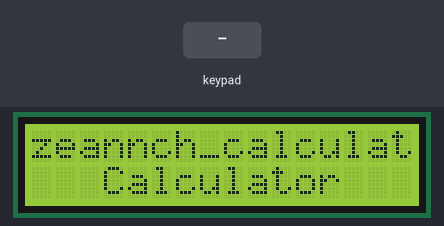
The sketch below on a simulated Arduino Uno, built with avr-gcc and run on an emulated ATmega328P. On the bench: 16×2 character LCD. The inputs (shaded band) are chosen by the test bench.

Above: at 0.6 s.
2.3 s: keypad keys 5 4 3 2 * pressed 0.4 s apart
At 2.87 s:
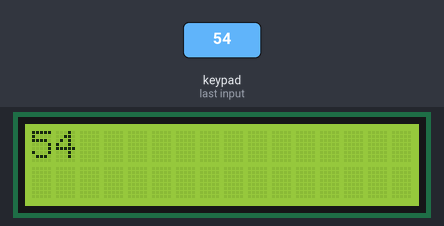
6.0 s: keypad keys 7 + 5 = pressed 0.4 s apart
At 6.12 s:
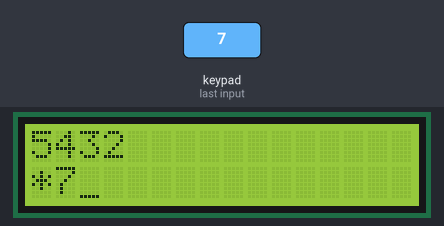
9.1 s: keypad keys 8 / 2 = pressed 0.4 s apart
At 9.62 s:
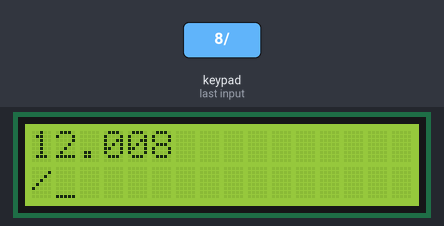
12.2 s: key '1' pressed
At 12.37 s:
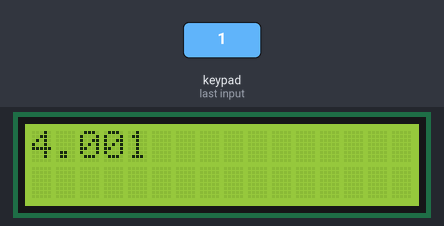
13.7 s: key '2' pressed
At 13.87 s:
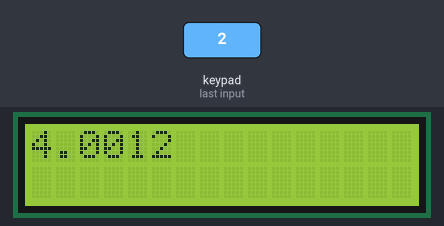

The sketch:

sketch.ino
```cpp
#include <LiquidCrystal.h>
#include <Keypad.h>
#include <Servo.h>

LiquidCrystal lcd(12, 11, 10, 9, 8, 7);

const byte KEYPAD_ROWS = 4;
const byte KEYPAD_COLS = 4;
byte rowspins[KEYPAD_ROWS] = {5, 4, 3, 2};
byte colspins[KEYPAD_COLS] = {A3, A2, A1, A0};
char keys[KEYPAD_ROWS][KEYPAD_COLS] = {
  {'1', '2', '3', '+'},
  {'4', '5', '6', '-'},
  {'7', '8', '9', '*'},  // Perkalian () tetap dipertahankan
  {'C', '0', '=', '/'}   // Titik (.) diubah menjadi 'C' (Clear)
};

Keypad keypad = Keypad(makeKeymap(keys), rowspins, colspins, KEYPAD_ROWS, KEYPAD_COLS);

String memory = "";
String current = "";
char operation = 0;

void showSplashScreen() {
  lcd.print("zeannch_calculator");
  lcd.setCursor(3, 1);
  String message = "Calculator";
  for (byte i = 0; i < message.length(); i++) {
    lcd.print(message[i]);
    delay(50);
  }
  delay(500);
}

void updateCursor() {
  if (millis() / 250 % 2 == 0) {
    lcd.cursor();
  } else {
    lcd.noCursor();
  }
}

void setup() {
  Serial.begin(115200);
  lcd.begin(16, 2);
  showSplashScreen();
  lcd.clear();
  lcd.setCursor(0, 0);
}

double calculate(char operation, double left, double right) {
  switch (operation) {
    case '+': return left + right;
    case '-': return left - right;
    case '*': return left * right;
    case '/': return (right != 0) ? left / right : 0; // Cegah pembagian dengan nol
    default: return 0;
  }
}

void processInput(char key) {
  // Handle Clear (C)
  if (key == 'C') {
    memory = "";
    current = "";
    operation = 0;
    lcd.clear();
    lcd.setCursor(0, 0);
    return;
  }

  // Handle operasi matematika
  if (key == '+' || key == '-' || key == '*' || key == '/') {
    if (current.length() > 0) {
      memory = current;
      current = "";
      operation = key;
      lcd.setCursor(0, 1);
      lcd.print(key);
      return;
    }
  }

  // Handle equals (=)
  if (key == '=') {
    if (current.length() > 0 && memory.length() > 0 && operation != 0) {
      double result = calculate(operation, memory.toDouble(), current.toDouble());
      lcd.clear();
      lcd.setCursor(0, 0);
      lcd.print(result);
      memory = String(result);
      current = "";
      operation = 0;
      return;
    }
  }

  // Handle input angka (0-9)
  if (key >= '0' && key <= '9') {
    current += key;
    lcd.print(key);
  }
}

void loop() {
  updateCursor();
  char key = keypad.getKey();
  if (key) {
    processInput(key);}
}
```

Measured:
- after the input at 2.3 s, the display: first changes at once (image 1 shows a later state)
- after the input at 6.0 s, the display: changes at once (image 2)
- after the input at 9.1 s, the display: first changes at once (image 3 shows a later state)
- after the input at 12.2 s, the display: first changes at once (image 4 shows a later state)
- after the input at 13.7 s, the display: first changes at once (image 5 shows a later state)
- what the display in image 0 shows lasts 0.6 s, from 0.5 s to 1.1 s
